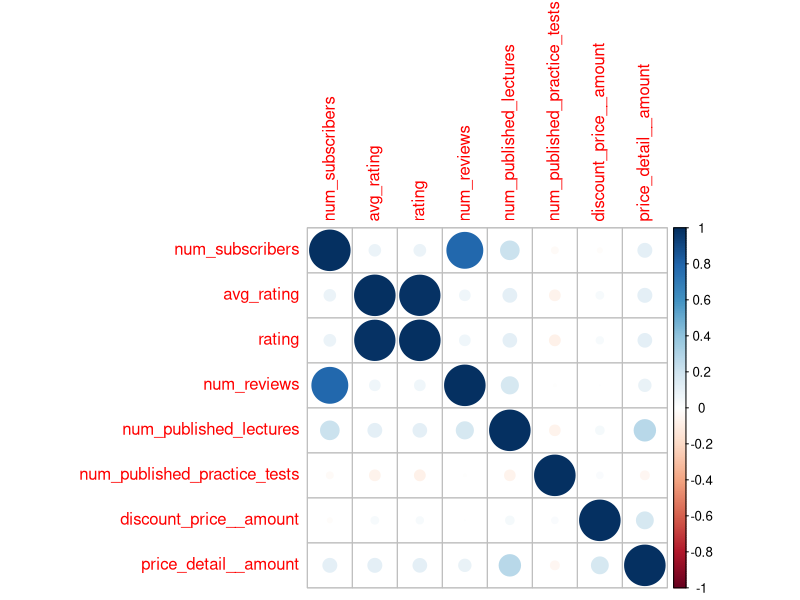

The R source for this figure:
#Asad Asad 201810523  
#Kholoud Thabet 201810602


read.csv("udemy_output_All_Finance__Accounting_p1_p626.csv")
install.packages("tidyr") # tidyr is to help you create tidy data
library(tidyr)
install.packages("readr") #is to provide a fast and friendly way to read csv
library(readr)

std <- read_delim("udemy_output_All_Finance__Accounting_p1_p626.csv") #: Read a delimited file
std #display dataset content

colnames(std) #Display the column names

str(std) #check the data type of each column

which(is.na(std)) #identify the location of NA

unique(std['discount_price__currency']) #discount_price__currency unique values (NA,INR)

unique(std['price_detail__currency']) #price_detail__currency unique values  (NA,INR)

cols <- std[,c('discount_price__amount','discount_price__price_string', 'price_detail__amount', 'price_detail__price_string')]

head(cols,20) # display cols,we can find that these cols almost matches

droppedcols <- std[,c('discount_price__currency','discount_price__price_string','price_detail__currency', 'price_detail__price_string')]

#we will drop those useless columns : 
#'discount_price__currency','discount_price__price_string' 'price_detail__currency', 'price_detail__price_string'



std[,c('discount_price__currency','discount_price__price_string','price_detail__currency', 'price_detail__price_string')]<- list(NULL)
#dropped the columns

colnames(std) #Display the column names now 16 cols we have

head(std,20)
std[,c('url','avg_rating','avg_rating_recent', 'rating')]

# we can find that avg_rating_recent = rating , so we will drop one of them
# also the url column is useless for our data mining

std[,c('url','avg_rating_recent')]<- list(NULL)
#dropped the columns

head(std,3) #display 3 values to check our latest version of dataset

which(is.na(std)) #identify the location of NA

sum(is.na(std))  #sum the number of NA Values in our Dataset

#discount_price__amount Cleaning

which(is.na(std$'discount_price__amount')) #identify the location of NA 1403 entries

which(std$'discount_price__amount' == 0) #identify the location of entries with 0 value we got 0 entries



std$discount_price__amount[is.na(std[['discount_price__amount']])] <- 0 # we filled all Na discount with a Value of 0

which(is.na(std$'discount_price__amount')) #identify the location of NA ,now it's 0 entries

#price_detail__amount Cleaning

which(is.na(std$'price_detail__amount')) #identify the location of NA 497 entries


std$'price_detail__amount'[is.na(std[['price_detail__amount']])] <- 0 # we filled all Na price with a Value of 0


# we need to remove the columns which matches the following condition : it's paid and also at 0 price

freebutwithprice <- which(std$'is_paid'==TRUE & std$'price_detail__amount'== 0) # we found the specific entry number

std = std[-c(13608),] # we dropped it by index (1 entry)

# check that every not paid course doesn't have a price (price =0)
checkfreecourses <- which(std$'is_paid'==FALSE & std$'price_detail__amount'!= 0) 


#identify the location of NA:
which(is.na(std))

#also remove is_wishlisted column (no course is wishlisted)
which(std$'is_wishlisted'==TRUE)   # we got 0 entries so it's useless for our mining

std[,c('is_wishlisted')]<- list(NULL)

#now there is NO NULL Values (We are Done Dealing with Missing Values)
#...........
# Dealing with Date & Time
install.packages("lubridate")
library(lubridate)
OlsonNames() #time zones list
Sys.setenv(TZ='Etc/GMT-3') #set as our time zone
timenow <- now()
std$created <- ymd_hms(std$created)      # to make sure all on same format
std$published_time <- ymd_hms(std$published_time)   # to make sure all on same format

stdcor <-std

#...................... Done Dealing with Date & Time ......................#
install.packages("e1071")
install.packages("caret")
library("e1071")
library("caret")
library('dplyr')
stdt <- std
stdt[,c('id','title','created','published_time')]<- list(NULL)

#avg_rating is copy of rating after categorizing

#rating into 4 categories
stdt$rating[stdt$rating<=2] <- 0
stdt$rating[stdt$rating<=3 & stdt$rating>2] <- 1
stdt$rating[stdt$rating>3 & stdt$rating<4] <- 2
stdt$rating[stdt$rating>=4] <- 3

stdt$rating[stdt$rating==0] <- 'Unacceptable'
stdt$rating[stdt$rating==1] <- 'Weak'
stdt$rating[stdt$rating==2] <- 'Good'
stdt$rating[stdt$rating==3] <- 'Excellent'

#

#avg_rating into 4 categories
stdt$avg_rating[stdt$avg_rating<=2] <- 0
stdt$avg_rating[stdt$avg_rating<=3 & stdt$avg_rating>2] <- 1
stdt$avg_rating[stdt$avg_rating>3 & stdt$avg_rating<4] <- 2
stdt$avg_rating[stdt$avg_rating>=4] <- 3

stdt$avg_rating[stdt$avg_rating==0] <- 'Unacceptable'
stdt$avg_rating[stdt$avg_rating==1] <- 'Weak'
stdt$avg_rating[stdt$avg_rating==2] <- 'Good'
stdt$avg_rating[stdt$avg_rating==3] <- 'Excellent'

#


#num_published_lectures into 3 categories
quantile(std$num_published_lectures)

stdt$num_published_lectures[stdt$num_published_lectures<=12] <- 0
stdt$num_published_lectures[stdt$num_published_lectures<37 & stdt$num_published_lectures>12] <- 1
stdt$num_published_lectures[stdt$num_published_lectures>=37] <- 2

stdt$num_published_lectures[stdt$num_published_lectures==0] <- 'low'
stdt$num_published_lectures[stdt$num_published_lectures==1] <- 'medium'
stdt$num_published_lectures[stdt$num_published_lectures==2] <- 'high'
#

#num_published_practice_tests into 2 categories
quantile(std$num_published_practice_tests)

stdt$num_published_practice_tests[stdt$num_published_practice_tests==0] <- 0
stdt$num_published_practice_tests[stdt$num_published_practice_tests>1] <- 1


stdt$num_published_practice_tests[stdt$num_published_practice_tests==0] <- 'None'
stdt$num_published_practice_tests[stdt$num_published_practice_tests==1] <- 'Has'
#

#discount_price__amount into 3 categories
quantile(std$discount_price__amount)

stdt$discount_price__amount[stdt$discount_price__amount==0] <- 0
stdt$discount_price__amount[stdt$discount_price__amount<=450 & stdt$discount_price__amount>0] <- 1
stdt$discount_price__amount[stdt$discount_price__amount>450] <- 2


stdt$discount_price__amount[stdt$discount_price__amount==0] <- 'None'
stdt$discount_price__amount[stdt$discount_price__amount==1] <- 'Small'
stdt$discount_price__amount[stdt$discount_price__amount==2] <- 'High'
#

#price_detail__amount into 3 categories
quantile(std$price_detail__amount)

stdt$price_detail__amount[stdt$price_detail__amount<=1280] <- 0
stdt$price_detail__amount[stdt$price_detail__amount<=8640 & stdt$price_detail__amount>1280] <- 1
stdt$price_detail__amount[stdt$price_detail__amount>8640] <- 2


stdt$price_detail__amount[stdt$price_detail__amount==0] <- 'Cheap'
stdt$price_detail__amount[stdt$price_detail__amount==1] <- 'Acceptable'
stdt$price_detail__amount[stdt$price_detail__amount==2] <- 'Expensive'
#

#num_reviews into 3 categories
quantile(std$num_reviews)

stdt$num_reviews[stdt$num_reviews<=7] <- 0
stdt$num_reviews[stdt$num_reviews<2000 & stdt$num_reviews>7] <- 1
stdt$num_reviews[stdt$num_reviews>=2000] <- 2

stdt$num_reviews[stdt$num_reviews==0] <- 'low'
stdt$num_reviews[stdt$num_reviews==1] <- 'medium'
stdt$num_reviews[stdt$num_reviews==2] <- 'high'

#

#num_subscribers into 3 categories 
quantile(std$num_subscribers) 

stdt$num_subscribers[stdt$num_subscribers<=62] <- 0
stdt$num_subscribers[stdt$num_subscribers >62 & stdt$num_subscribers<2280] <- 1
stdt$num_subscribers[stdt$num_subscribers>=2280 ] <- 2

stdt$num_subscribers[stdt$num_subscribers==0] <- 'low'
stdt$num_subscribers[stdt$num_subscribers==1] <- 'medium'
stdt$num_subscribers[stdt$num_subscribers==2] <- 'high'
#




stdt

stdt$is_paid <-as.factor(stdt$is_paid)


TrainIndex <- createDataPartition(stdt$is_paid,p=.6,list=FALSE)
TrainData <-stdt[TrainIndex,]
TestData <-stdt[-TrainIndex,]

m <-naiveBayes(is_paid~.,data=TrainData,laplace=1)
predict(m,TrainData)
table(predict(m,TrainData),TrainData$is_paid)
table(predict(m,TestData),TestData$is_paid)



#...................... correlation matrix ......................#
install.packages("Hmisc")
library("Hmisc")
install.packages("corrplot")
library(corrplot)

stdcor        #got the latest version of std after cleaning


#remove all non-numeric values
stdcor[,c('id','title','is_paid','created','published_time')]<- list(NULL)

corr_result <- cor(stdcor)
corr_result
corrplot(corr_result)

#correlation can be between -1 and 1



#..................................................................#

write.csv(stdt,"lasteversion.csv", row.names = FALSE)   # final csv written
